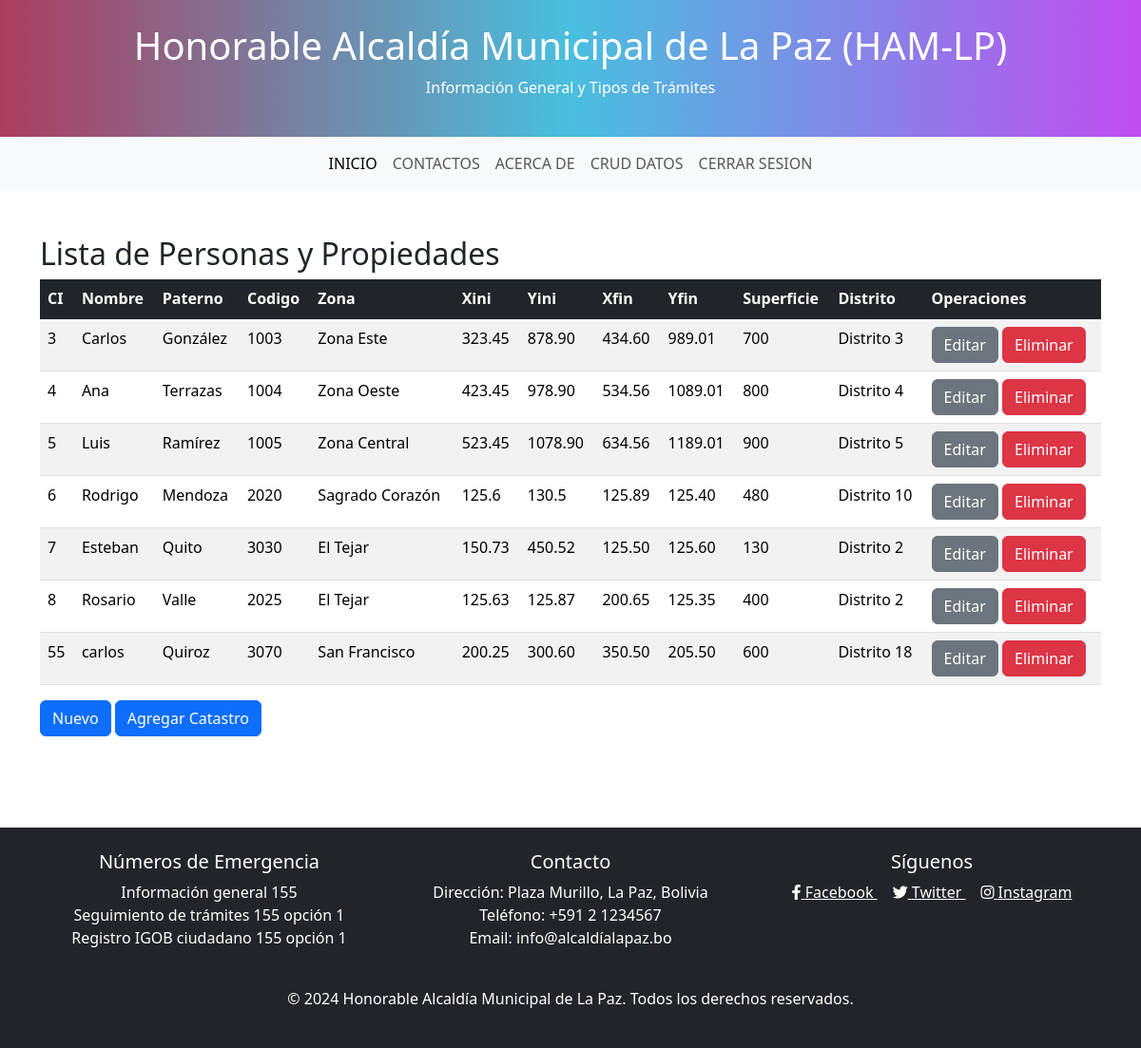
Page /ejercicio2/datos.php (signed in) on the committed database.
### tables this page shows
CREATE TABLE `catastro` (
  `codigo` varchar(50) NOT NULL,
  `zona` varchar(75) DEFAULT NULL,
  `xini` varchar(15) DEFAULT NULL,
  `yini` varchar(15) DEFAULT NULL,
  `xfin` varchar(15) DEFAULT NULL,
  `yfin` varchar(15) DEFAULT NULL,
  `superficie` int(11) DEFAULT NULL,
  `distrito` varchar(70) DEFAULT NULL,
  `ci` int(11) DEFAULT NULL
);

CREATE TABLE `persona` (
  `ci` int(11) NOT NULL,
  `nombre` varchar(50) DEFAULT NULL,
  `paterno` varchar(50) DEFAULT NULL
);

### ejercicio2/datos.php (the view, shortened to what this page needs)
<?php
include "conexion.inc.php";
$sql = "SELECT p.ci, p.nombre, p.paterno, c.codigo,c.zona, c.xini, c.yini, c.xfin, c.yfin, c.superficie, c.distrito
        FROM Persona p
        LEFT JOIN Catastro c ON p.ci = c.ci";
$resultado = mysqli_query($con, $sql);
?>
<?php require_once('header.php'); ?>
    <div class="container my-5">
        <h2>Lista de Personas y Propiedades</h2>
        <table class="table table-striped table-hover table-responsive">
            <thead class="table-dark">
            <tr>
                <th scope="col">CI</th>
                <th scope="col">Nombre</th>
                <th scope="col">Paterno</th>
                <th scope="col">Codigo</th>
                <th scope="col">Zona</th>
                <th scope="col">Xini</th>
                <th scope="col">Yini</th>
                <th scope="col">Xfin</th>
                <th scope="col">Yfin</th>
                <th scope="col">Superficie</th>
                <th scope="col">Distrito</th>
                <th scope="col">Operaciones</th>
            </tr>
            </thead>
            <tbody class="table-group-divider">
            <?php
            while($fila=mysqli_fetch_array($resultado)) {
                echo "<tr>";
                echo "<td scope='row'>$fila[ci]</td>";
                echo "<td scope='row'>$fila[nombre]</td>";
                echo "<td scope='row'>$fila[paterno]</td>";
                echo "<td scope='row'>$fila[codigo]</td>";
                echo "<td scope='row'>$fila[zona]</td>";
                echo "<td scope='row'>$fila[xini]</td>";
                echo "<td scope='row'>$fila[yini]</td>";
                echo "<td scope='row'>$fila[xfin]</td>";
                echo "<td scope='row'>$fila[yfin]</td>";
                echo "<td scope='row'>$fila[superficie]</td>";
                echo "<td scope='row'>$fila[distrito]</td>";
                echo "<td scope='row'>";
                echo "<a class='btn btn-secondary' href='editar.php?ci=$fila[ci]'>Editar</a> ";
                echo "<a class='btn btn-danger' href='eliminar.php?ci=$fila[ci]'>Eliminar</a>";
                echo "</td>";
                echo "</tr>";
            }
            ?>
            </tbody>
        </table>
        <a class="btn btn-primary" href='nuevo.php'>Nuevo</a>
        <a class="btn btn-primary" href='catastro.php'>Agregar Catastro</a>
    </div>
<?php require_once('footer.php'); ?>

### ejercicio2/header.php (shortened to what this page needs)
<!doctype html>
<html lang="en">
  <head>
    <link href="https://cdn.jsdelivr.net/npm/bootstrap@5.3.3/dist/css/bootstrap.min.css" rel="stylesheet">
    <link href="https://cdnjs.cloudflare.com/ajax/libs/font-awesome/5.15.4/css/all.min.css" rel="stylesheet">
  </head>
  <body>
  <header  style="background: linear-gradient(90deg, #aa3d5f, #49bfdf, #bf4def);" class="text-white text-center py-4">
        <h1>Honorable Alcaldía Municipal de La Paz (HAM-LP)</h1>
        <p>Información General y Tipos de Trámites</p>
    </header>
    <nav class="navbar navbar-expand-lg bg-body-tertiary" style="background-color: black;">
        <div class="container-fluid">
          <div class="collapse navbar-collapse" id="navbarNavAltMarkup">
            <div class="navbar-nav mx-auto">
              <a class="nav-link active" aria-current="page" href="index.php">INICIO</a>
              <a class="nav-link" href="contacto.php">CONTACTOS</a>
              <a class="nav-link" href="acerca.php">ACERCA DE</a>
              <?php
              if (isset($_SESSION["rol"])) {
                  echo '<a class="nav-link" href="datos.php">CRUD DATOS</a>';
              }
              ?>
              <?php
                if (isset($_SESSION["rol"])) {
                    echo '
                        <form action="logout.php" method="POST" style="display: inline;">
                            <button type="submit" class=" nav-link">CERRAR SESION</button>
                        </form>';
                } else {
                    echo '<a class="nav-link" href="login.php">INICIAR SESION</a>';
                }
                ?>
            </div>
          </div>
        </div>
      </nav>

### ejercicio2/footer.php (shortened to what this page needs)
    <footer class="bg-dark text-white text-center py-4 mt-5">
    <div class="container">
        <div class="row">
            <div class="col-md-4">
                <h5>Números de Emergencia</h5>
                <ul class="list-unstyled">
                    <li>Información general 155</li>
                    <li>Seguimiento de trámites 155 opción 1</li>
                    <li>Registro IGOB ciudadano 155 opción 1</li>
                </ul>
            </div>
            <div class="col-md-4">
                <h5>Contacto</h5>
                <p>
                    Dirección: Plaza Murillo, La Paz, Bolivia <br>
                    Teléfono: +591 2 1234567 <br>
                    Email: info@alcaldíalapaz.bo
                </p>
            </div>
            <div class="col-md-4">
                <h5>Síguenos</h5>
                <a href="#" class="text-white me-3">
                    <i class="fab fa-facebook-f"></i> Facebook
                </a>
                <a href="#" class="text-white me-3">
                    <i class="fab fa-twitter"></i> Twitter
                </a>
                <a href="#" class="text-white">
                    <i class="fab fa-instagram"></i> Instagram
                </a>
            </div>
        </div>
        <div class="mt-4">
            <p>&copy; 2024 Honorable Alcaldía Municipal de La Paz. Todos los derechos reservados.</p>
        </div>
    </div>
</footer>
  </body>
</html>

### ejercicio2/header.php (style rules this page uses)
html, body { height: 100%; display: flex; flex-direction: column; }
body { margin: 0; }
.container { flex: 1; }

### rows in the picture
catastro: ci.ci "3", ci.nombre "Carlos", ci.paterno "González", codigo "1003", zona "Zona Este", xini "323.45", yini "878.90", xfin "434.60", yfin "989.01", superficie "700", distrito "Distrito 3"
catastro: ci.ci "4", ci.nombre "Ana", ci.paterno "Terrazas", codigo "1004", zona "Zona Oeste", xini "423.45", yini "978.90", xfin "534.56", yfin "1089.01", superficie "800", distrito "Distrito 4"
catastro: ci.ci "5", ci.nombre "Luis", ci.paterno "Ramírez", codigo "1005", zona "Zona Central", xini "523.45", yini "1078.90", xfin "634.56", yfin "1189.01", superficie "900", distrito "Distrito 5"
catastro: ci.ci "6", ci.nombre "Rodrigo", ci.paterno "Mendoza", codigo "2020", zona "Sagrado Corazón", xini "125.6", yini "130.5", xfin "125.89", yfin "125.40", superficie "480", distrito "Distrito 10"
catastro: ci.ci "7", ci.nombre "Esteban", ci.paterno "Quito", codigo "3030", zona "El Tejar", xini "150.73", yini "450.52", xfin "125.50", yfin "125.60", superficie "130", distrito "Distrito 2"
catastro: ci.ci "8", ci.nombre "Rosario", ci.paterno "Valle", codigo "2025", zona "El Tejar", xini "125.63", yini "125.87", xfin "200.65", yfin "125.35", superficie "400", distrito "Distrito 2"
catastro: ci.ci "55", ci.nombre "carlos", ci.paterno "Quiroz", codigo "3070", zona "San Francisco", xini "200.25", yini "300.60", xfin "350.50", yfin "205.50", superficie "600", distrito "Distrito 18"
